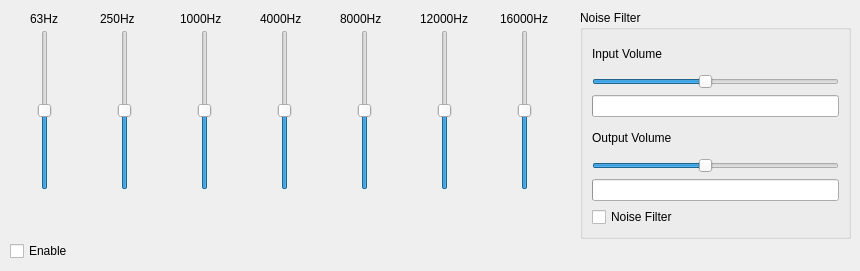
      <widget class="QWidget" name="tab_9">
       <attribute name="title">
        <string>EQ</string>
       </attribute>
       <widget class="QCheckBox" name="checkBox_9">
        <property name="geometry">
         <rect>
          <x>10</x>
          <y>240</y>
          <width>71</width>
          <height>22</height>
         </rect>
        </property>
        <property name="text">
         <string>Enable</string>
        </property>
       </widget>
       <widget class="QSlider" name="EQ250SL">
        <property name="geometry">
         <rect>
          <x>110</x>
          <y>30</y>
          <width>29</width>
          <height>160</height>
         </rect>
        </property>
        <property name="maximum">
         <number>2000</number>
        </property>
        <property name="value">
         <number>1000</number>
        </property>
        <property name="orientation">
         <enum>Qt::Vertical</enum>
        </property>
       </widget>
       <widget class="QSlider" name="EQ1000SL">
        <property name="geometry">
         <rect>
          <x>190</x>
          <y>30</y>
          <width>29</width>
          <height>160</height>
         </rect>
        </property>
        <property name="maximum">
         <number>2000</number>
        </property>
        <property name="value">
         <number>1000</number>
        </property>
        <property name="orientation">
         <enum>Qt::Vertical</enum>
        </property>
       </widget>
       <widget class="QSlider" name="EQ4000SL">
        <property name="geometry">
         <rect>
          <x>270</x>
          <y>30</y>
          <width>29</width>
          <height>160</height>
         </rect>
        </property>
        <property name="maximum">
         <number>2000</number>
        </property>
        <property name="value">
         <number>1000</number>
        </property>
        <property name="orientation">
         <enum>Qt::Vertical</enum>
        </property>
       </widget>
       <widget class="QSlider" name="EQ8000SL">
        <property name="geometry">
         <rect>
          <x>350</x>
          <y>30</y>
          <width>29</width>
          <height>160</height>
         </rect>
        </property>
        <property name="maximum">
         <number>2000</number>
        </property>
        <property name="value">
         <number>1000</number>
        </property>
        <property name="orientation">
         <enum>Qt::Vertical</enum>
        </property>
       </widget>
       <widget class="QSlider" name="EQ212000SL">
        <property name="geometry">
         <rect>
          <x>430</x>
          <y>30</y>
          <width>29</width>
          <height>160</height>
         </rect>
        </property>
        <property name="maximum">
         <number>2000</number>
        </property>
        <property name="value">
         <number>1000</number>
        </property>
        <property name="orientation">
         <enum>Qt::Vertical</enum>
        </property>
       </widget>
       <widget class="QSlider" name="EQ16000SL">
        <property name="geometry">
         <rect>
          <x>510</x>
          <y>30</y>
          <width>29</width>
          <height>160</height>
         </rect>
        </property>
        <property name="maximum">
         <number>2000</number>
        </property>
        <property name="value">
         <number>1000</number>
        </property>
        <property name="orientation">
         <enum>Qt::Vertical</enum>
        </property>
       </widget>
       <widget class="QSlider" name="EQ63SL">
        <property name="geometry">
         <rect>
          <x>30</x>
          <y>30</y>
          <width>29</width>
          <height>160</height>
         </rect>
        </property>
        <property name="maximum">
         <number>2000</number>
        </property>
        <property name="value">
         <number>1000</number>
        </property>
        <property name="orientation">
         <enum>Qt::Vertical</enum>
        </property>
       </widget>
       <widget class="QLabel" name="label_50">
        <property name="geometry">
         <rect>
          <x>30</x>
          <y>10</y>
          <width>67</width>
          <height>17</height>
         </rect>
        </property>
        <property name="text">
         <string>63Hz</string>
        </property>
       </widget>
       <widget class="QLabel" name="label_53">
        <property name="geometry">
         <rect>
          <x>100</x>
          <y>10</y>
          <width>67</width>
          <height>17</height>
         </rect>
        </property>
        <property name="text">
         <string>250Hz</string>
        </property>
       </widget>
       <widget class="QLabel" name="label_54">
        <property name="geometry">
         <rect>
          <x>180</x>
          <y>10</y>
          <width>67</width>
          <height>17</height>
         </rect>
        </property>
        <property name="text">
         <string>1000Hz</string>
        </property>
       </widget>
       <widget class="QLabel" name="label_55">
        <property name="geometry">
         <rect>
          <x>260</x>
          <y>10</y>
          <width>67</width>
          <height>17</height>
         </rect>
        </property>
        <property name="text">
         <string>4000Hz</string>
        </property>
       </widget>
       <widget class="QLabel" name="label_56">
        <property name="geometry">
         <rect>
          <x>340</x>
          <y>10</y>
          <width>67</width>
          <height>17</height>
         </rect>
        </property>
        <property name="text">
         <string>8000Hz</string>
        </property>
       </widget>
       <widget class="QLabel" name="label_57">
        <property name="geometry">
         <rect>
          <x>420</x>
          <y>10</y>
          <width>67</width>
          <height>17</height>
         </rect>
        </property>
        <property name="text">
         <string>12000Hz</string>
        </property>
       </widget>
       <widget class="QLabel" name="label_58">
        <property name="geometry">
         <rect>
          <x>500</x>
          <y>10</y>
          <width>67</width>
          <height>17</height>
         </rect>
        </property>
        <property name="text">
         <string>16000Hz</string>
        </property>
       </widget>
       <widget class="QGroupBox" name="groupBox">
        <property name="geometry">
         <rect>
          <x>580</x>
          <y>10</y>
          <width>271</width>
          <height>229</height>
         </rect>
        </property>
        <property name="title">
         <string>Noise Filter</string>
        </property>
        <layout class="QGridLayout" name="gridLayout">
         <item row="0" column="0">
          <widget class="QLabel" name="label_30">
           <property name="text">
            <string>Input Volume</string>
           </property>
          </widget>
         </item>
         <item row="1" column="0">
          <widget class="QSlider" name="verticalSlider_2">
           <property name="maximum">
            <number>32768</number>
           </property>
           <property name="pageStep">
            <number>50</number>
           </property>
           <property name="value">
            <number>15000</number>
           </property>
           <property name="sliderPosition">
            <number>15000</number>
           </property>
           <property name="orientation">
            <enum>Qt::Horizontal</enum>
           </property>
          </widget>
         </item>
         <item row="2" column="0">
          <widget class="QProgressBar" name="VolumeProgr_2">
           <property name="maximum">
            <number>40000</number>
           </property>
           <property name="value">
            <number>0</number>
           </property>
           <property name="textVisible">
            <bool>false</bool>
           </property>
          </widget>
         </item>
         <item row="3" column="0">
          <widget class="QLabel" name="label_15">
           <property name="text">
            <string>Output Volume</string>
           </property>
          </widget>
         </item>
         <item row="4" column="0">
          <widget class="QSlider" name="verticalSlider">
           <property name="maximum">
            <number>32768</number>
           </property>
           <property name="pageStep">
            <number>50</number>
           </property>
           <property name="value">
            <number>15000</number>
           </property>
           <property name="sliderPosition">
            <number>15000</number>
           </property>
           <property name="orientation">
            <enum>Qt::Horizontal</enum>
           </property>
          </widget>
         </item>
         <item row="5" column="0">
          <widget class="QProgressBar" name="VolumeProgr">
           <property name="maximum">
            <number>40000</number>
           </property>
           <property name="value">
            <number>0</number>
           </property>
           <property name="textVisible">
            <bool>false</bool>
           </property>
          </widget>
         </item>
         <item row="6" column="0">
          <widget class="QCheckBox" name="checkBox_6">
           <property name="text">
            <string>Noise Filter</string>
           </property>
          </widget>
         </item>
        </layout>
       </widget>
      </widget>
